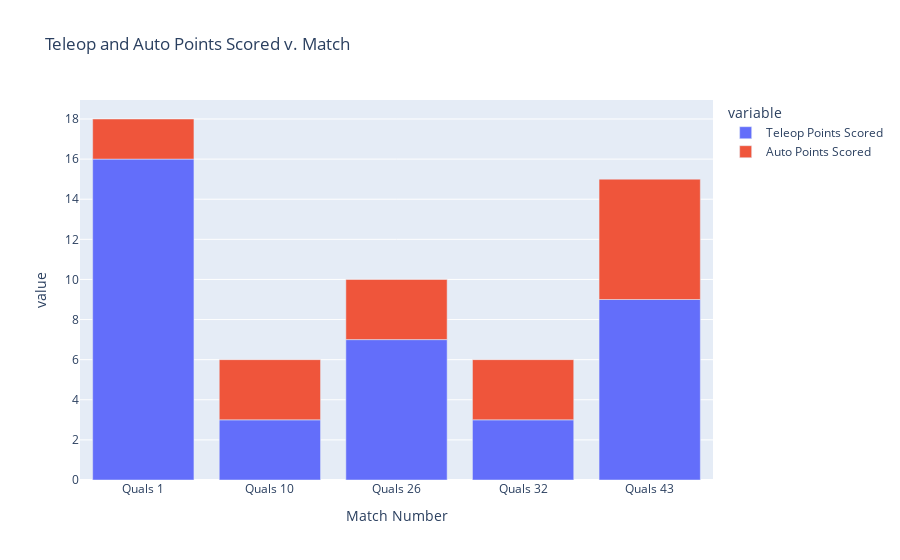

Notebook code cell kept with this figure:
### Code cell
fig = px.bar(quals1_data, x= "Match Number", y=["Teleop Points Scored", "Auto Points Scored"], title="Teleop and Auto Points Scored v. Match")
fig.show()

### Figure 1 — Plotly figure (JSON) as saved in the notebook; plotly's stock layout.template omitted (floating-point values rounded to 4 significant figures)
{"data": [{"hovertemplate": "variable=Teleop Points Scored<br>Match Number=%{x}<br>value=%{y}<extra></extra>", "legendgroup": "Teleop Points Scored", "marker": {"color": "#636efa", "pattern": {"shape": ""}}, "name": "Teleop Points Scored", "orientation": "v", "showlegend": true, "textposition": "auto", "type": "bar", "x": ["Quals 1", "Quals 10", "Quals 26", "Quals 32", "Quals 43"], "xaxis": "x", "y": [16, 3, 7, 3, 9], "yaxis": "y"}, {"hovertemplate": "variable=Auto Points Scored<br>Match Number=%{x}<br>value=%{y}<extra></extra>", "legendgroup": "Auto Points Scored", "marker": {"color": "#EF553B", "pattern": {"shape": ""}}, "name": "Auto Points Scored", "orientation": "v", "showlegend": true, "textposition": "auto", "type": "bar", "x": ["Quals 1", "Quals 10", "Quals 26", "Quals 32", "Quals 43"], "xaxis": "x", "y": [2, 3, 3, 3, 6], "yaxis": "y"}], "layout": {"barmode": "relative", "legend": {"title": {"text": "variable"}, "tracegroupgap": 0}, "title": {"text": "Teleop and Auto Points Scored v. Match"}, "xaxis": {"anchor": "y", "domain": [0, 1], "title": {"text": "Match Number"}}, "yaxis": {"anchor": "x", "domain": [0, 1], "title": {"text": "value"}}}}
